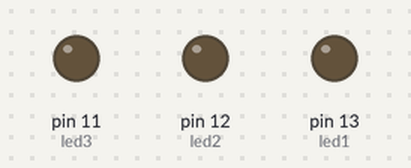
Bench run of a sketch on a simulated Arduino Uno, built with avr-gcc and run on an emulated ATmega328P. On the bench: output pins drawn as LEDs (lit = HIGH).

Above: at 5.0 s.
At 15.0 s:
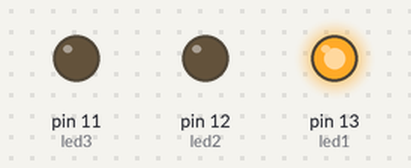
At 25.0 s:
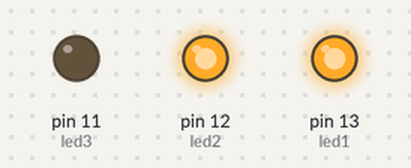
Timing chart, 0 to 39.0 s (numbered marks = the images above):
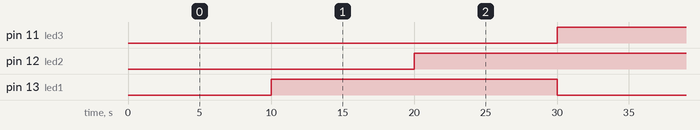

Measured:
- by itself, pin 11 (led3), pin 12 (led2), pin 13 (led1): alternates HIGH for 20.0 s and LOW for 10.0 s

The sketch:

sketch_jul29c.ino
```cpp
// car racing timer using led
int led1 = 13;
int led2 = 12;
int led3 = 11;
void setup() {
  pinMode(led1, OUTPUT);
  pinMode(led2, OUTPUT);
  pinMode(led3, OUTPUT);
  // put your setup code here, to run once:
}
void loop() {
  digitalWrite(led1,LOW);
  delay(10000);
  digitalWrite(led1,HIGH);
  digitalWrite(led2,LOW);
  delay(10000);
  digitalWrite(led2,HIGH);
  digitalWrite(led3,LOW);
  delay(10000);
  digitalWrite(led3,HIGH);


  // put your main code here, to run repeatedly:
}
```
